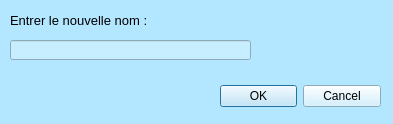
<?xml version="1.0" encoding="UTF-8"?>
<ui version="4.0">
 <class>Dialog</class>
 <widget class="QDialog" name="Dialog">
  <property name="geometry">
   <rect>
    <x>0</x>
    <y>0</y>
    <width>393</width>
    <height>124</height>
   </rect>
  </property>
  <property name="sizePolicy">
   <sizepolicy hsizetype="Fixed" vsizetype="Fixed">
    <horstretch>0</horstretch>
    <verstretch>0</verstretch>
   </sizepolicy>
  </property>
  <property name="minimumSize">
   <size>
    <width>393</width>
    <height>124</height>
   </size>
  </property>
  <property name="maximumSize">
   <size>
    <width>393</width>
    <height>124</height>
   </size>
  </property>
  <property name="windowTitle">
   <string>Dialog</string>
  </property>
  <property name="styleSheet">
   <string notr="true">background-color: rgb(179, 230, 255);</string>
  </property>
  <widget class="QDialogButtonBox" name="buttonBox">
   <property name="geometry">
    <rect>
     <x>220</x>
     <y>80</y>
     <width>161</width>
     <height>32</height>
    </rect>
   </property>
   <property name="styleSheet">
    <string notr="true">background-color: rgb(199, 238, 255);</string>
   </property>
   <property name="orientation">
    <enum>Qt::Horizontal</enum>
   </property>
   <property name="standardButtons">
    <set>QDialogButtonBox::Cancel|QDialogButtonBox::Ok</set>
   </property>
  </widget>
  <widget class="QLabel" name="label">
   <property name="geometry">
    <rect>
     <x>10</x>
     <y>10</y>
     <width>211</width>
     <height>21</height>
    </rect>
   </property>
   <property name="font">
    <font>
     <pointsize>10</pointsize>
    </font>
   </property>
   <property name="text">
    <string>Entrer le nouvelle nom : </string>
   </property>
  </widget>
  <widget class="QLineEdit" name="lineEdit">
   <property name="geometry">
    <rect>
     <x>10</x>
     <y>40</y>
     <width>241</width>
     <height>20</height>
    </rect>
   </property>
   <property name="styleSheet">
    <string notr="true">background-color: rgb(199, 238, 255);</string>
   </property>
  </widget>
 </widget>
 <resources/>
 <connections>
  <connection>
   <sender>buttonBox</sender>
   <signal>accepted()</signal>
   <receiver>Dialog</receiver>
   <slot>accept()</slot>
   <hints>
    <hint type="sourcelabel">
     <x>248</x>
     <y>254</y>
    </hint>
    <hint type="destinationlabel">
     <x>157</x>
     <y>274</y>
    </hint>
   </hints>
  </connection>
  <connection>
   <sender>buttonBox</sender>
   <signal>rejected()</signal>
   <receiver>Dialog</receiver>
   <slot>reject()</slot>
   <hints>
    <hint type="sourcelabel">
     <x>316</x>
     <y>260</y>
    </hint>
    <hint type="destinationlabel">
     <x>286</x>
     <y>274</y>
    </hint>
   </hints>
  </connection>
 </connections>
</ui>
